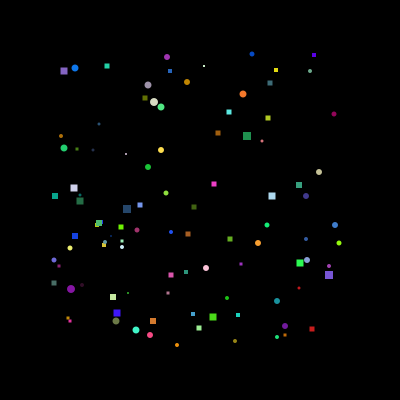
Frame 1 (no input)
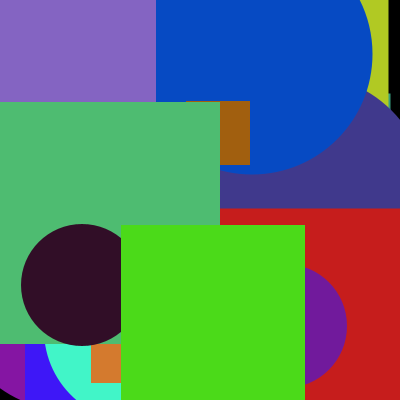
Frame 60 (the mouse pressed at the canvas centre just before this capture)
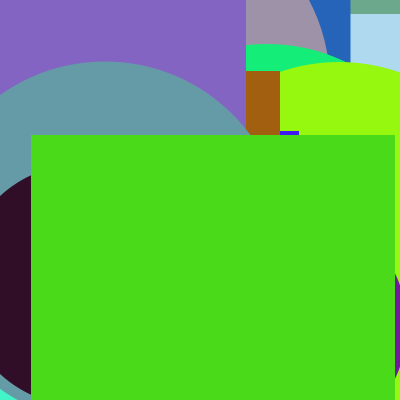
Frame 120 (the mouse held since frame 60 and released just before this capture)

The Processing sketch that drew these frames (run headless with seeded random() and noise(); from frame 60 on, the mouse is pressed at the canvas centre):

// Processing sketch: processing_138576
// ── processing_138576.pde

// copyright 2014 Jacklynn Pham
// ICE #13 Prototype
/*
   THIS DOES NOT COMPILE
 Finish the two methods that initialize the float and 
 color arrays.
 */

final int MAX_FIGS = 100;

float  [ ] xVals;
float  [ ] yVals;
float  [ ] dimVals;
float  [ ] deltaDimVals;

color  [ ] colorVals;

void setup( )
{
  size( 400, 400 );
  noStroke( );
  rectMode( CENTER );
  frameRate( 24 );
  smooth( );

  xVals        = new float[ MAX_FIGS ];
  initFloatArray( xVals, 50, width-50 );

  yVals        = new float[ MAX_FIGS ];
  initFloatArray( yVals, 50, height-50 );

  dimVals      = new float[ MAX_FIGS ];
  initFloatArray( dimVals, 1, 5 );

  deltaDimVals = new float[ MAX_FIGS ];
  initFloatArray( deltaDimVals, 1, 5 );

  colorVals    = new color[ MAX_FIGS ];
  initColorArray( colorVals );
}

void initFloatArray ( float [ ] anyIntArray, int minVal, int maxVal )
{
  for ( int i = 0; i < anyIntArray.length; i++)
  {
    anyIntArray[ i ] = int( random( minVal, maxVal) );
  }
}


void initColorArray( color [] colorVals )
{
  for (int i = 0; i < colorVals.length; i++)
  colorVals [i] = color( random( 255 ), random( 255 ), random( 255 ) );
}

void draw( )
{
  background( 0 );
  growFigures( );
  drawFigures( );
}

void growFigures( )
{  
  for ( int i = 0; i < xVals.length; i++)
  {
    dimVals[i] += deltaDimVals[i];
    if ( dimVals[i] > width )
    {
      xVals[i] = random( width );
      yVals[i] = random( height  );
      deltaDimVals[i] = random( 3, 10 );
      dimVals[i] = 0; 
      colorVals[i] = color( random( 255 ), random( 255 ), random( 255 ) );
    }
  }
}

void drawFigures( )
{
  for ( int i = 0; i < xVals.length; i++)
  {
    fill( colorVals[i] );
    if ( i %2 == 0 )  // even index
    {
      ellipse( xVals[i], yVals[i], dimVals[i], dimVals[i] );
    }
    else  // odd index
    {
      rect( xVals[i], yVals[i], dimVals[i], dimVals[i] );
    }
  }
}
